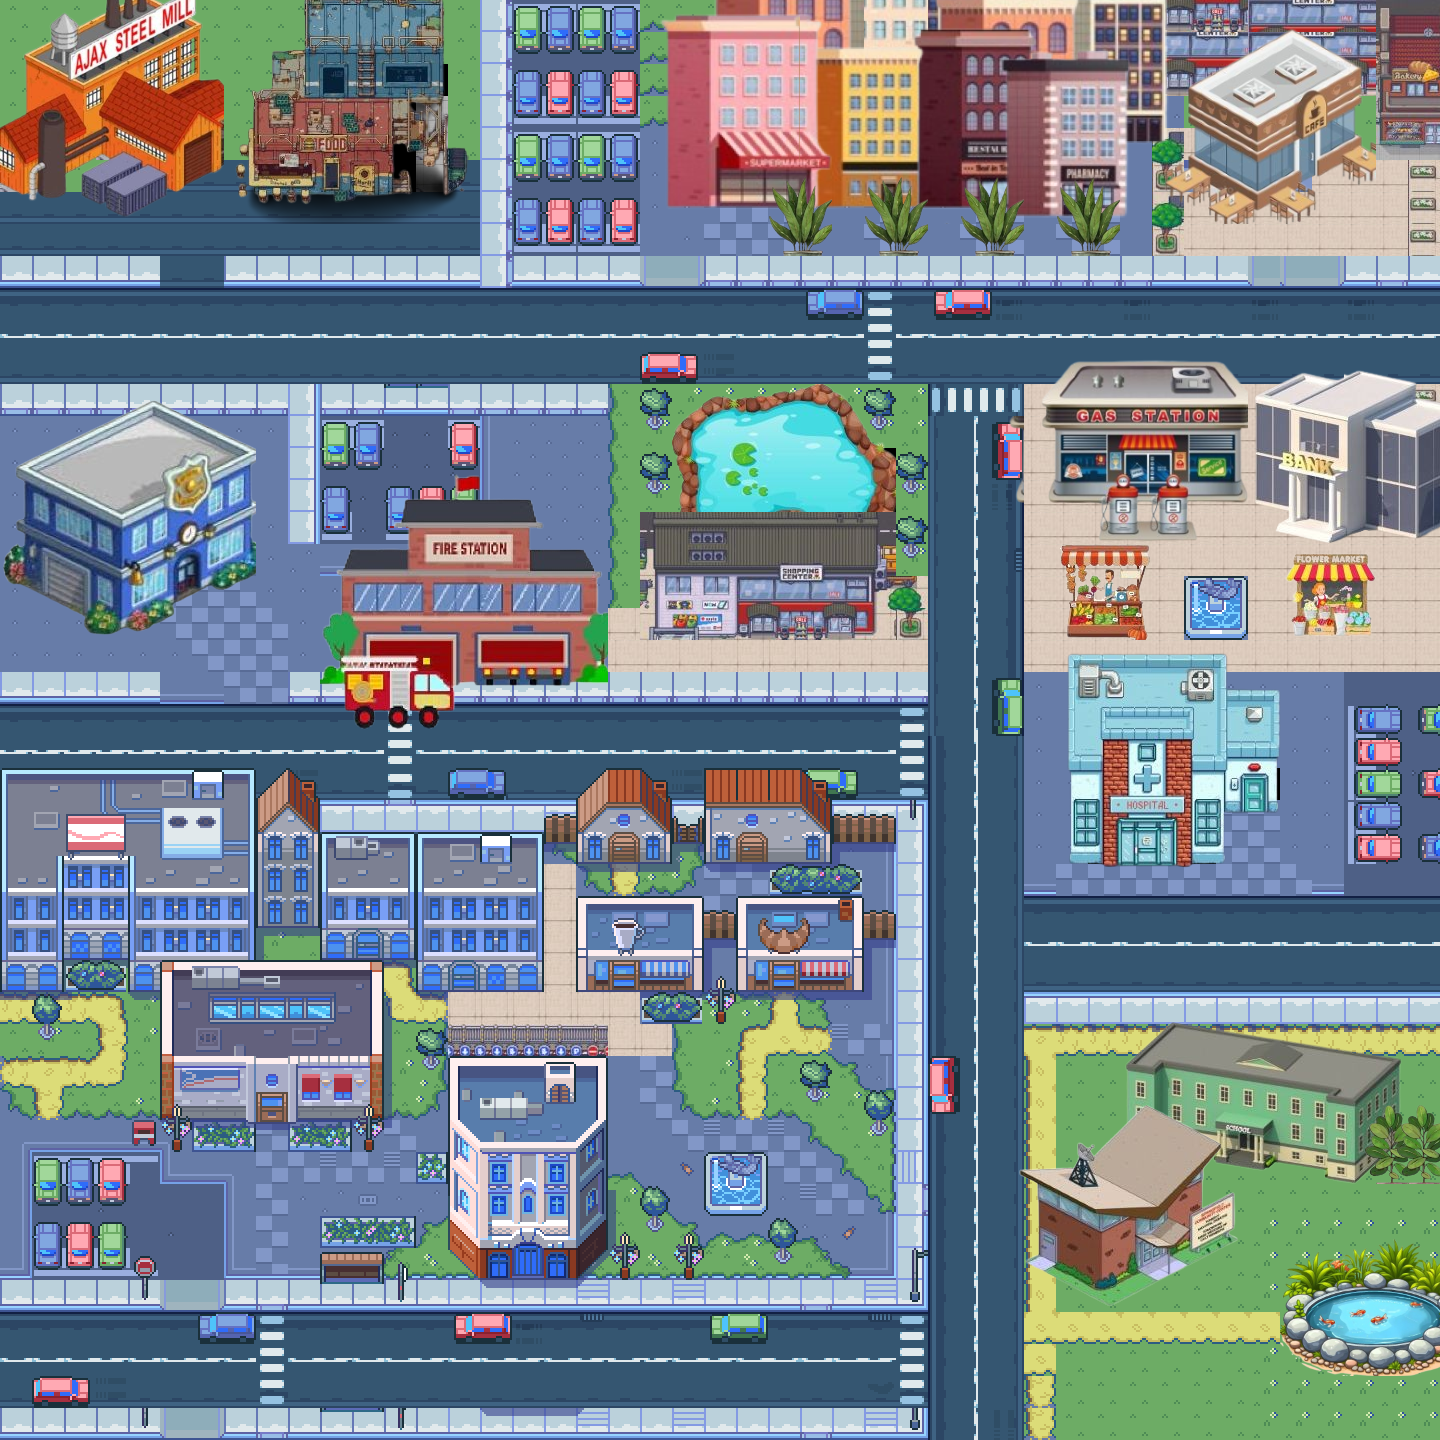

This is a level from a 2D game, rendered from its Tiled map with the project's own tilesets. A one-line summary and the map file follow, with tile-layer data summarised:
An orthogonal 45x45 tile map with 32x32 px tiles, 8 tile layers (base, PlayerLayer, build0, build, ...), 1 hidden layer not drawn, 20 tilesets.

<map version="1.10" tiledversion="1.11.2" orientation="orthogonal" renderorder="right-down" width="45" height="45" tilewidth="32" tileheight="32" infinite="0" nextlayerid="11" nextobjectid="7">
 <tileset firstgid="1" source="bakery.tsx" />
 <tileset firstgid="97" source="mill1.tsx" />
 <tileset firstgid="161" source="mill2.tsx" />
 <tileset firstgid="225" source="House.tsx" />
 <tileset firstgid="805" source="police.tsx" />
 <tileset firstgid="869" source="firestation.tsx" />
 <tileset firstgid="950" source="shopping_mall.tsx" />
 <tileset firstgid="1034" source="hospital.tsx" />
 <tileset firstgid="1115" source="school.tsx" />
 <tileset firstgid="1225" source="library.tsx" />
 <tileset firstgid="1281" source="office.tsx" />
 <tileset firstgid="1848" source="cafe3.tsx" />
 <tileset firstgid="1897" source="bank.tsx" />
 <tileset firstgid="1945" source="vendor.tsx" />
 <tileset firstgid="1954" source="gasStation.tsx" />
 <tileset firstgid="2003" source="lake.tsx" />
 <tileset firstgid="2038" source="flower.tsx" />
 <tileset firstgid="2047" source="redcol.tsx" />
 <tileset firstgid="2092" source="pond.tsx" />
 <tileset firstgid="2117" source="decor2.tsx" />
 <layer id="1" name="base" width="45" height="45">
  <data>[2025 cells, 1932 non-empty, 575 distinct tile ids]</data>
 </layer>
 <objectgroup id="9" name="Triggers" />
 <layer id="10" name="PlayerLayer" width="45" height="45">
  <data>[2025 cells, 0 non-empty, 0 distinct tile ids]</data>
 </layer>
 <layer id="7" name="build0" width="45" height="45">
  <data>[2025 cells, 90 non-empty, 65 distinct tile ids]</data>
 </layer>
 <layer id="6" name="build" width="45" height="45">
  <data>[2025 cells, 53 non-empty, 33 distinct tile ids]</data>
 </layer>
 <layer id="2" name="building" width="45" height="45">
  <data>[2025 cells, 603 non-empty, 593 distinct tile ids]</data>
 </layer>
 <layer id="4" name="building 2" width="45" height="45">
  <data>[2025 cells, 158 non-empty, 158 distinct tile ids]</data>
 </layer>
 <layer id="5" name="building 3" width="45" height="45">
  <data>[2025 cells, 60 non-empty, 54 distinct tile ids]</data>
 </layer>
 <layer id="3" name="decoration" width="45" height="45">
  <data>[2025 cells, 84 non-empty, 75 distinct tile ids]</data>
 </layer>
 <layer id="8" name="Collision" width="45" height="45" visible="0">
  <data>[2025 cells, 908 non-empty, 1 distinct tile ids]</data>
 </layer>
</map>
